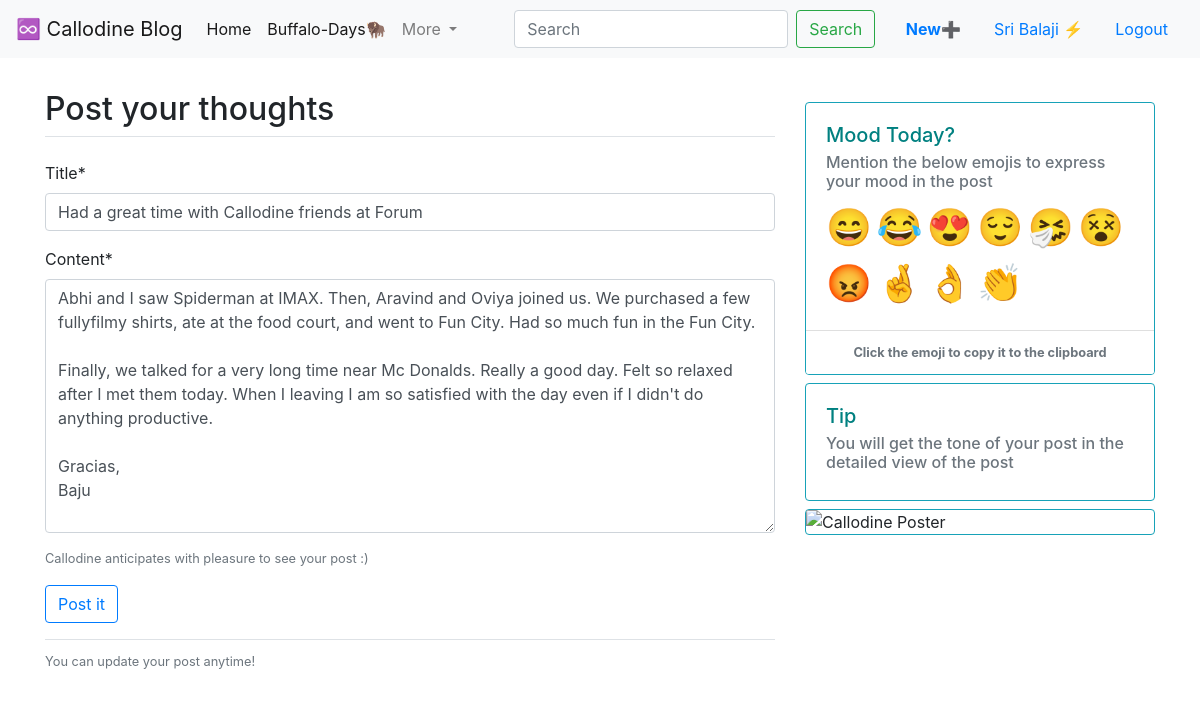
The page /post/7/update/ (signed in) on the database its author committed.
### microblog/models.py (models this page shows, shortened)
class Post(models.Model):
    title = models.CharField(max_length=120)
    author = models.CharField(max_length=50)
    username = models.ForeignKey(User, on_delete=models.CASCADE)
    date_posted = models.DateTimeField(auto_now_add=True)
    content = models.TextField()

### microblog/views.py (the view, shortened to what this page needs)
# urls.py: path('post/<int:pk>/update/', PostUpdateView.as_view(), name='post_update'),
class PostUpdateView(LoginRequiredMixin, UserPassesTestMixin, UpdateView):
    model = Post
    fields = ['title','content']
    def test_func(self):
        current_post = self.get_object()
        if(current_post.username == self.request.user):
            return True
        else:
            return False

### users/context_processors.py (called while the page is built)
def frds_bday(request):
    return {
        'ABHI_BDAY': settings.ABHI_BDAY,
        'ABHI_NOD': settings.ABHI_NOD,
        'AISHU_BDAY': settings.AISHU_BDAY,
        'AISHU_NOD': settings.AISHU_NOD,
        'AKSHU_BDAY': settings.AKSHU_BDAY,
        'AKSHU_NOD': settings.AKSHU_NOD,
        'ARAVIND_BDAY': settings.ARAVIND_BDAY,
        'ARAVIND_NOD': settings.ARAVIND_NOD,
        'OVIYA_BDAY': settings.OVIYA_BDAY,
        'OVIYA_NOD': settings.OVIYA_NOD,
        'PRIYA_BDAY': settings.PRIYA_BDAY,
        'PRIYA_NOD': settings.PRIYA_NOD,
        'BAJU_BDAY': settings.BAJU_BDAY,
        'BAJU_NOD': settings.BAJU_NOD,
        'VISWA_BDAY': settings.VISWA_BDAY,
        'VISWA_NOD': settings.VISWA_NOD,
        }

### microblog/templates/microblog/post_form.html (shortened to what this page needs)
{% extends "microblog/base.html" %}
{% load crispy_forms_tags %}
{% block authentication %}
<div class="mt-2 pt-2 ">
<form method="POST" enctype='multipart/form-data'>
    <div class="form-group">
      <legend class="border-bottom mb-4"><h2>Post your thoughts</h2></legend>
      {{form | crispy }}
      <small id="emailHelp" class="form-text text-muted">Callodine anticipates with pleasure to see your post :) </small>
    </div>
    <div>
    <button type="submit" class="btn btn-primary btn-outline-primary">Post it</button>
    </div>
  </form>
  <div class="border-top pt-2 mt-3 mb- pb-2">
    <small class="text-muted">
        You can update your post anytime!
    </small>
  </div>
</div>
{% endblock authentication %}
{% block sidebar %}
<div class="card border-info mt-1 mb-2" style="width: 100%;">
    <div class="card-body">
      <h5 class="card-title" style="color: teal;">Mood Today?</h5>
      <h6 class="card-subtitle mb-2 text-muted">Mention the below emojis to express your mood in the post</h6>
      <a class="eday" style="font-size: 230%;" data-toggle="tooltip" data-placement="bottom" id="em1" onclick="CopyToClipboard('em1');return false;" data-original-title="Happy">😄</a>
      <a class="eday" style="font-size: 230%;" data-toggle="tooltip" data-placement="bottom" id="em2" onclick="CopyToClipboard('em2');return false;" data-original-title="Laugh out loud">😂</a>
      <a class="eday" style="font-size: 230%;" data-toggle="tooltip" data-placement="bottom" id="em3" onclick="CopyToClipboard('em3');return false;" data-original-title="Love">😍</a>
      <a class="eday" style="font-size: 230%;" data-toggle="tooltip" data-placement="bottom" id="em4" onclick="CopyToClipboard('em4');return false;" data-original-title="Satisfied">😌</a>
      <a class="eday" style="font-size: 230%;" data-toggle="tooltip" data-placement="bottom" id="em5" onclick="CopyToClipboard('em5');return false;" data-original-title="Sad">🤧</a>
      <a class="eday" style="font-size: 230%;" data-toggle="tooltip" data-placement="bottom" id="em6" onclick="CopyToClipboard('em6');return false;" data-original-title="Exhausted">😵</a>
      <a class="eday" style="font-size: 230%;" data-toggle="tooltip" data-placement="bottom" id="em7" onclick="CopyToClipboard('em7');return false;" data-original-title="Angry">😡</a>
      <a class="eday" style="font-size: 230%;" data-toggle="tooltip" data-placement="bottom" id="em8" onclick="CopyToClipboard('em8');return false;" data-original-title="Fingers Crossed">🤞</a>
      <a class="eday" style="font-size: 230%;" data-toggle="tooltip" data-placement="bottom" id="em9" onclick="CopyToClipboard('em9');return false;" data-original-title="Super">👌</a>
      <a class="eday" style="font-size: 230%;" data-toggle="tooltip" data-placement="bottom" id="em10" onclick="CopyToClipboard('em10');return false;" data-original-title="Claps">👏</a>
    </div>
    <small class="card-footer text-muted bg-white text-center"><strong>Click the emoji to copy it to the clipboard</strong></small>
  </div>
  <div class="card border-info mt-1 mb-2" style="width: 100%;">
    <div class="card-body">
      <h5 class="card-title" style="color: teal;">Tip</h5>
      <h6 class="card-subtitle mb-2 text-muted">You will get the tone of your post in the detailed view of the post</h6>
  </div>
  </div>
  <img src="https://callodine-blog-files.s3.us-east-2.amazonaws.com/buf-poster.png" class="img-fluid card border-info rounded mx-auto d-block mt-2 mb-3" alt="Callodine Poster">
{% endblock sidebar %}

### microblog/templates/microblog/base.html (shortened to what this page needs)
{% load static %}
<!DOCTYPE html>
<html lang="en">
  <head>
    <link rel="stylesheet" type="text/css" href="{% static 'microblog/main.css' %}">
    <link rel="stylesheet" href="https://maxcdn.bootstrapcdn.com/bootstrap/4.0.0/css/bootstrap.min.css">
    <link rel="stylesheet" href="">
  </head>
  <body>
      <header>
    <nav class="navbar navbar-expand-lg navbar-light bg-light">
        <a class="navbar-brand" href="{% url 'miniblog' %}">♾️ Callodine Blog</a>
        <div class="collapse navbar-collapse" id="navbarSupportedContent">
          <ul class="navbar-nav mr-auto">
            <li class="nav-item active">
              <a class="nav-link" href="{% url 'miniblog' %}">Home <span class="sr-only">(current)</span></a>
            </li>
            <li class="nav-item active">
              <a class="nav-link" href="{% url 'happydays' %}">Buffalo-Days🦬</a>
            </li>
            <li class="nav-item dropdown">
              <a class="nav-link dropdown-toggle" href="#" id="navbarDropdown" role="button" data-toggle="dropdown" aria-haspopup="true" aria-expanded="false">
                More
              </a>
            </li>
          </ul>
          <form class="form-inline my-2 my-lg-0">
            <input class="form-control mr-sm-2" type="search" placeholder="Search" aria-label="Search">
            <button class="btn btn-outline-success my-2 my-sm-0" type="submit">Search</button>
          </form>
          <span>&nbsp;&nbsp;&nbsp;</span>
          {% if user.is_authenticated %}
          <a class=" btn btn-white nav-link" href="{% url 'new_post' %}"><strong class="text-primary">New</strong>➕</a>
          <a class="nav-link" href="{% url 'profile' %}">{{ user.first_name }} ⚡</a>
          <a class="nav-item nav-link active" href="{% url 'logout' %}">Logout</a>
          {% else %}
          <a class="nav-item nav-link active" href="{% url 'login' %}">Login</a>
          <a class="nav-item nav-link active" href="{% url 'register' %}">Register</a>
          {% endif %}
        </div>
      </nav>
    </header>
    <main role="main" class="container">
        <div class="row">
          <div class="col-md-8 mt-2 pt-2">
            {% block authentication %}
            {% endblock authentication %}
          </div>
          <div class="col-md-4 mt-4 pt-3">
            {% block sidebar %}
            {% endblock sidebar %}
          </div>
        </div>
      </main>
  </body>
</html>

### CallodineBlog/static/microblog/main.css (style rules this page uses)
body { background: #fafafa; color: #333333; margin-top: 5rem; }
h1, h2, h3, h4, h5, h6 { color: #444444; }
ul { margin: 0; }

### rows shown on the page
Post: title "Had a great time with Callodine friends at Forum", content "Abhi and I saw Spiderman at IMAX. Then, Aravind and Oviya joined us. We purchased a few fullyfilmy shirts, ate at the food court, and went to Fun City. Had so much fun in the Fun City. Finally, we talked for a very long time near Mc Donalds. Really a good day. Felt so relaxed after I met them today. When I leaving I am so satisfied with the day even if I didn't do anything productive. Gracias, Baju"

### other values the page prints
{{ user.first_name }} "Sri Balaji"
